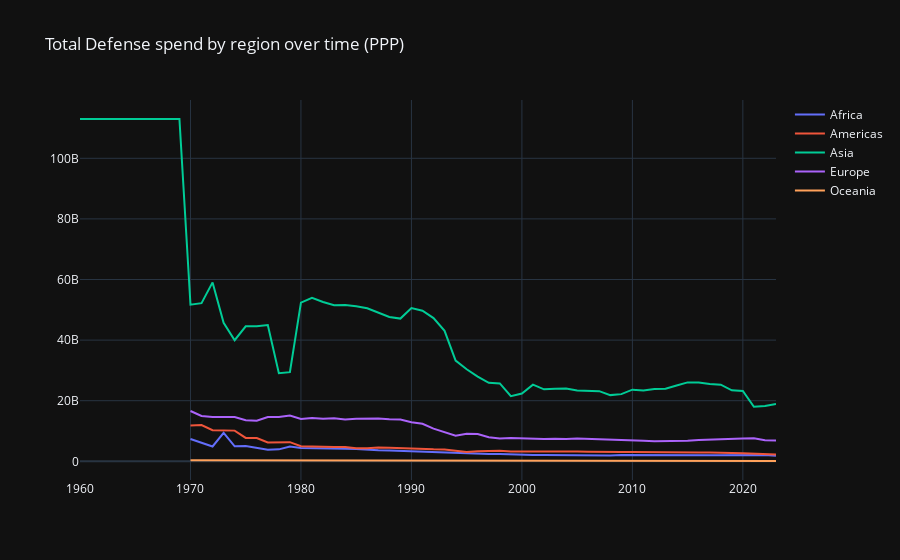

Here is the notebook cell this chart was saved with:
### Code cell
fig = go.Figure()

for region, data in defense.groupby('region'):

    # Manage outliers and missing values before continuing.
    data_cleaned = manage_outliers(data, 'value_ppp').dropna(subset='value_ppp')
    subset = data_cleaned.groupby('year')['value_ppp'].mean()

    fig.add_trace(
        go.Scatter(
            x=subset.index,
            y=subset.values,
            name=region
        )
    )

    fig.update_layout(
        title="Total Defense spend by region over time (PPP)"
    )

fig.show()
